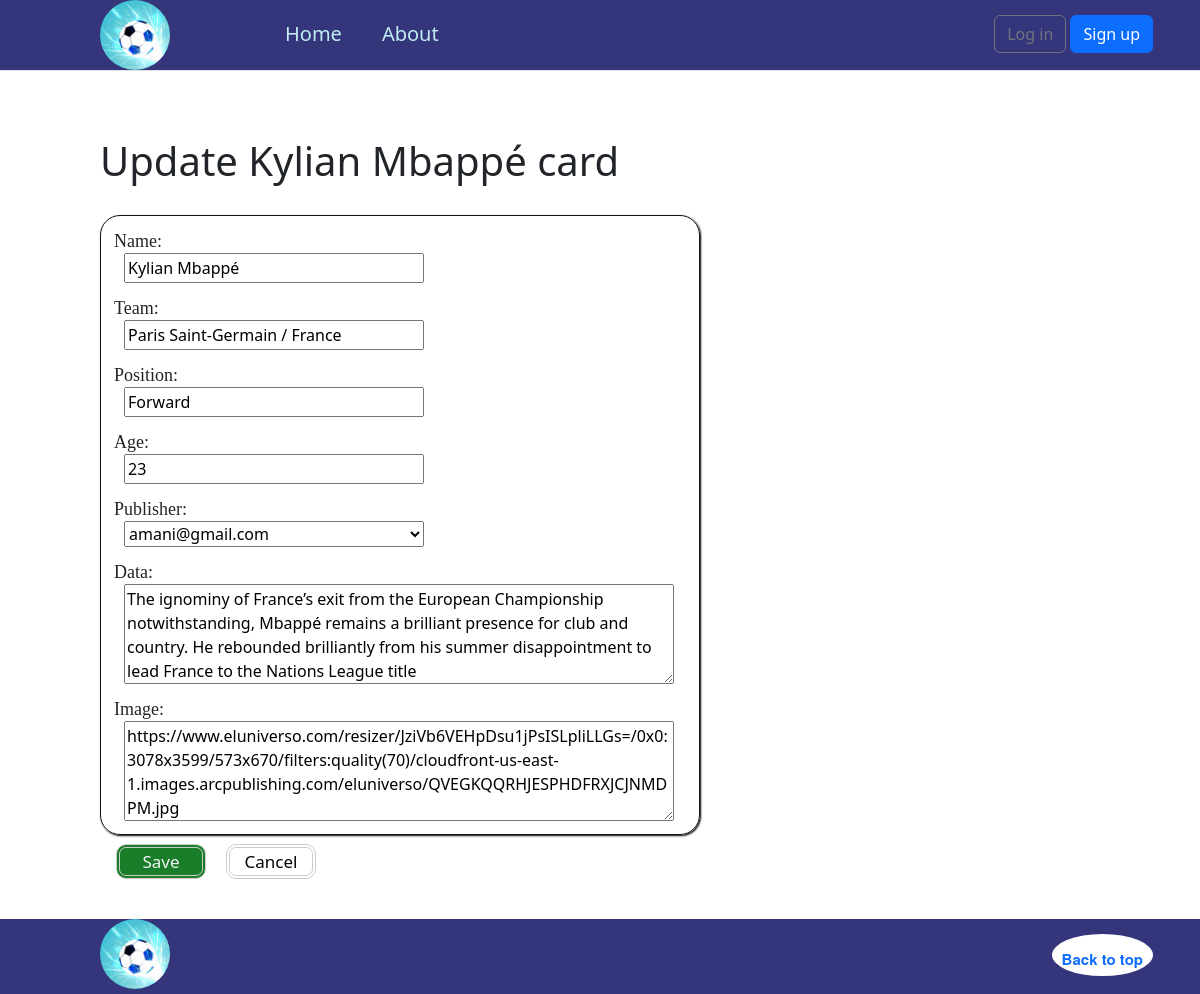
The app's page /7/update/ with its own data.
### player/models.py (models this page shows, shortened)
class Player (models.Model):
    name = models.CharField(max_length=255, default="Name")
    team = models.CharField(max_length=255, default="Team")
    Position = models.CharField(max_length=255,  default="Position")
    Age=models.IntegerField()
    publisher= models.ForeignKey(CustomUser, on_delete=models.CASCADE)
    data= models.TextField(default="information ")
    image= models.TextField(default= "add the path of picture")
    class Meta:
       verbose_name_plural = "players"
       ordering=['pk']

### player/views.py (the view)
# urls.py: path('<int:pk>/update/', PlayerUpdateView.as_view(), name='player_update'),
class PlayerUpdateView(UpdateView):
    template_name = "pages/player-update.html"
    model = Player
    fields = ["name","team","Position","Age","publisher","data","image"]

### accounts/models.py (called while the page is built)
    def __str__(self):
        return self.email

### templates/pages/player-update.html (shortened to what this page needs)
{% extends '_base.html' %}
{% load static %}
{% block main %}
<div class="creat">
  <div class="create-view">
    <h1> Update {{player.name}} card</h1>
    <div class="update_form">
        <form   method='post' >
          {{form.as_p}}
         <input type='submit' value="Save" class="save_button"/>
        </form>
        <a  href="{% url 'home' %}" id="cancel"><button class="cancel_button" role="button">Cancel</button></a>
    </div>
  </div>
</div>
{% endblock main %}

### static/css/base.css (style rules this page uses)
html { position: relative; min-height: 100%; font-size: 14px; }
@media (min-width: 768px) { html { font-size: 16px; } }
* { box-sizing: border-box; }
body { margin-bottom: 60px; }
a { text-decoration-line: none; }
.creat { display: flex; }
.create-view { margin-left: 100px; margin-top: 50px; margin-bottom: 50px; }
.add_form ,.update_form { margin-top: 30px; border: #121212 solid 1px; width: 600px; border-radius: 20px; box-shadow: 1px 1px 2px rgb(4, 2, 0); }
.add_form p ,.update_form p { display: block; margin: 13px; }
.add_form textarea,select,input ,.update_form textarea,select,input { display: block; margin-left: 10px; }
.add_form label ,.update_form label { font-size: 18px; line-height: 24px; font-family: "Guardian Headline","Guardian Egyptian Web","Guardian Headline Full",Georgia,serif; font-weight: normal; font-weight: 300; }
#cancel { float:left; display:inline; width: 49%; }
.cancel_button { margin: 5px; margin-top: 10px; margin-left: 15px; width: 90px; height: 35px; border-radius: 10px; border: 4px double #cccccc; background-color: rgb(255, 255, 255); font-size: 17px; color: rgb(0, 3, 6); }
.save_button { margin: 5px; margin-top: 10px; margin-left: 15px; width: 90px; height: 35px; border-radius: 10px; border: 4px double #cccccc; background-color: rgb(26, 125, 41); font-size: 17px; color: rgb(240, 243, 246); float:left; }
.update_form textarea { height: 100px; width: 550px; }
.update_form { width: 600px; }
.update_form select,input { width: 300px; }

### records on screen
Player: name "Kylian Mbappé", team "Paris Saint-Germain / France", Position "Forward", Age "23", publisher "amani@gmail.com", data "The ignominy of France’s exit from the European Championship notwithstanding, Mbappé remains a brilliant presence for club and country. He rebounded brilliantly from his summer disappointment to lead France to the Nations League title", image "https://www.eluniverso.com/resizer/JziVb6VEHpDsu1jPsISLpliLLGs=/0x0:3078x3599/573x670/filters:quality(70)/cloudfront-us-east-1.images.arcpublishing.com/eluniverso/QVEGKQQRHJESPHDFRXJCJNMDPM.jpg"
